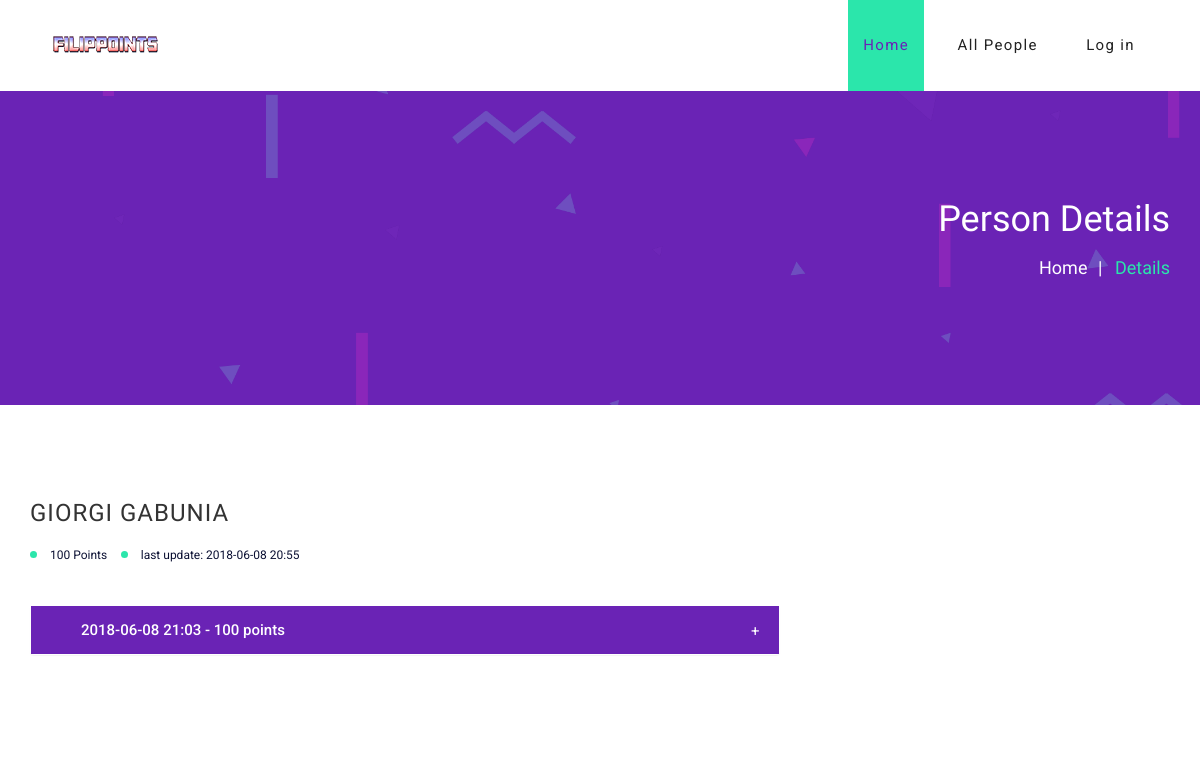
Page /details/1/ on the committed database.
### fp_app/models.py (models this page shows, shortened)
class Person(models.Model):
    first_name = models.CharField(max_length = 256)
    last_name = models.CharField(max_length = 256, blank = True)
    points = models.IntegerField(default = 0)
    last_update = models.DateTimeField(default = datetime.now)
    def __str__(self):
        return "{0} {1}".format(self.first_name, self.last_name)

class AddedPoints(models.Model):
    person = models.ForeignKey('Person', on_delete=models.CASCADE, related_name='points_history')
    description = models.TextField()
    awarded_points = models.IntegerField()
    date = models.DateTimeField(default = datetime.now)
    class Meta():
        ordering = ['-date']

### fp_app/views.py (the view)
# urls.py: path('details/<int:pk>/', views.PersonDetail.as_view(), name = "details"),
class PersonDetail(DetailView):
    model = models.Person

### fp_app/templates/fp_app/person_detail.html (shortened to what this page needs)
{% extends "base.html" %}
{% block content %}
	<div class="page-top-section">
		<div class="overlay"></div>
		<div class="container text-right">
			<div class="page-info">
				<h2>Person Details</h2>
				<div class="page-links">
					<a href="/">Home</a>
					<span>Details</span>
				</div>
			</div>
		</div>
	</div>
	<div class="page-section spad">
		<div class="container">
			<div class="row">
				<div class="col-md-8 col-sm-7 blog-posts">
					<div class="single-post">
						<div class="post-content">
							<h2 class="post-title">{{object}}</h2>
							<div class="post-meta">
								<a href="">{{object.points}} Points</a>
								<a href="">last update: {{object.last_update|date:'Y-m-d H:i'}}</a>
							</div>
							<div class="site-accordions">
                  {% if object.points_history.all %}
									<div class="panel-group" id="accordion">
                      {% for item in object.points_history.all %}
										<div class="panel">
											<div class="panel-heading">
												<h4 class="panel-title">  {{item.date|date:'Y-m-d H:i'}} - {{item.awarded_points}} points</h4>
												<a data-toggle="collapse" data-parent="#accordion" href="#accordion{{item.pk}}" class="collapsed" aria-expanded="false"></a>
											</div>
										</div>
                    {% endfor %}
									</div>
                  {% endif %}
								</div>
						</div>
					</div>
				</div>
				<div class="col-md-4 col-sm-5 sidebar">
				</div>
			</div>
		</div>
	</div>
{% endblock content %}

### static/css/style.css (style rules this page uses)
html, body { height: 100%; font-family: "Roboto", sans-serif; }
h1, h2, h3, h4, h5, h6 { font-family: "Oswald", sans-serif; padding: 0; margin: 0; }
h2 { font-size: 36px; }
.spad { padding-top: 95px; padding-bottom: 95px; }
.overlay { position: absolute; width: 100%; height: 100%; left: 0; top: 0; z-index: 3; background-image: url("../images/overlay.png"); background-repeat: no-repeat; background-size: cover; }
.page-top-section { position: relative; height: 405px; background: #6a23b5; }
.page-top-section .container { position: relative; z-index: 5; }
.page-top-section .page-info { display: inline-block; padding-top: 200px; }
.page-top-section .page-info h2 { color: #fff; font-weight: 400; margin-bottom: 15px; float: left; }
.page-top-section .page-info .page-links a, .page-top-section .page-info .page-links span { font-size: 18px; font-family: "Oswald", sans-serif; color: #fff; margin-right: 12px; padding-right: 12px; font-weight: 400; position: relative; }
.page-top-section .page-info .page-links a:after, .page-top-section .page-info .page-links span:after { position: absolute; content: "|"; right: -3px; }
.page-top-section .page-info .page-links span { margin-right: 0; padding-right: 0; color: #2be6ab; }
.page-top-section .page-info .page-links span:after { display: none; }
.post-title { font-size: 24px; font-weight: 400; letter-spacing: 1px; text-transform: uppercase; margin-bottom: 18px; }
.post-meta { margin-bottom: 40px; }
.post-meta a { color: #0b1033; font-size: 12px; padding-left: 20px; position: relative; margin-left: 10px; }
.post-meta a:after { position: absolute; content: ""; width: 7px; height: 7px; left: 0; top: 3px; background: #2be6ab; border-radius: 10px; }
.post-meta a:first-child { margin-left: 0; }
.single-post .post-content { margin-bottom: 90px; }
.site-accordions { margin-top: 40px; }
.site-accordions .panel { margin-bottom: 24px; }
.site-accordions .panel-heading { background: #6a23b5; color: #fff; position: relative; padding: 16px 50px; border: none; border-radius: 0; }
.site-accordions .panel-heading .panel-title { font-size: 15px; font-family: "Roboto", sans-serif; text-transform: none; margin: 0; -webkit-transition: all 0.4s ease 0s; -o-transition: all 0.4s ease 0s; transition: all 0.4s ease 0s; }
.site-accordions .panel-heading a { position: absolute; display: block; height: 100%; width: 48px; right: 0; top: 0; -webkit-transition: all 0.4s ease 0s; -o-transition: all 0.4s ease 0s; transition: all 0.4s ease 0s; }
.site-accordions .panel-heading a:after { position: absolute; content: "+"; color: #fff; left: 20px; font-size: 15px; padding-top: 15px; }

### rows in the picture
Person: first_name+last_name "GIORGI GABUNIA", points "100", last_update "2018-06-08 20:55"
AddedPoints: date "2018-06-08 21:03", awarded_points "100"
